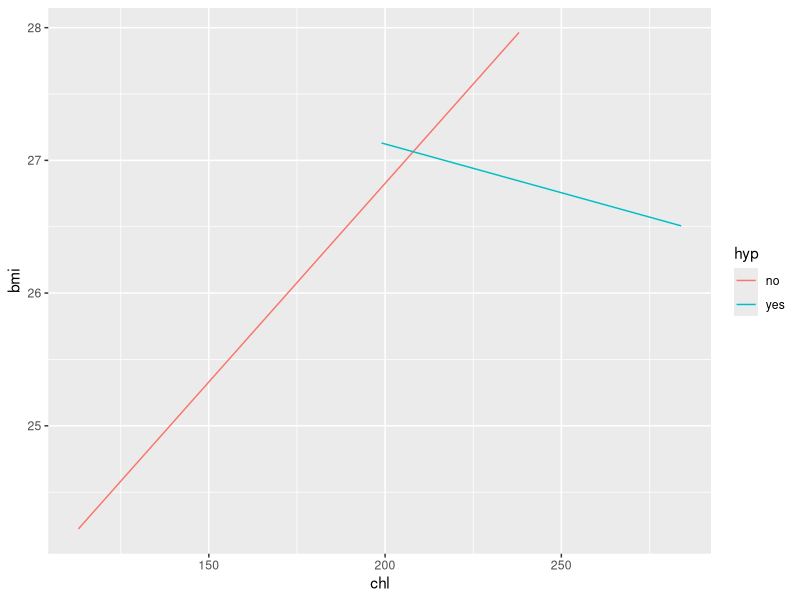
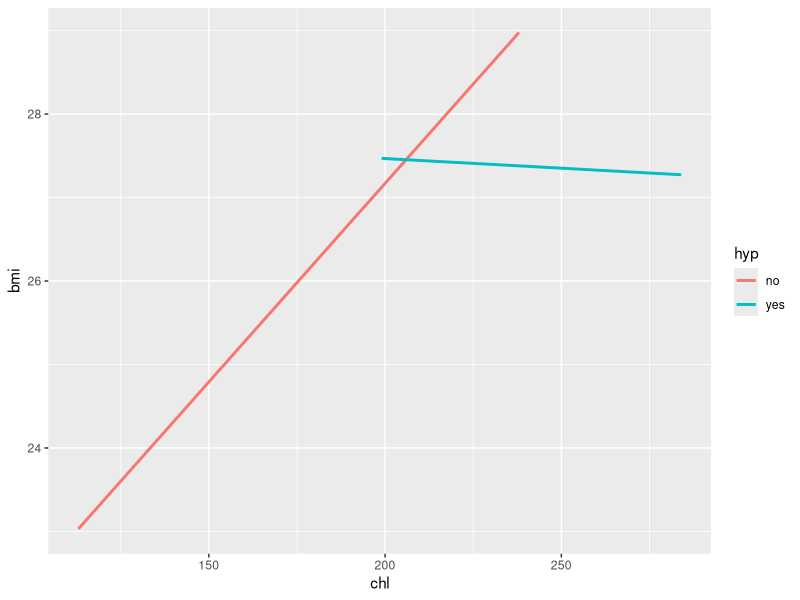

These charts were generated, in order, by the following R code:
# Plot interaction from mice output
# Jeff Oliver
# jcoliver@arizona.edu
# 2021-10-05

# Want to plot predictions for model based on imputed data
library(mice)
library(dplyr)
library(tidyr)
library(ggplot2)

# Make up some imputed analyses for example (using default of 5 imputed data 
# sets)
imp <- mice(data = nhanes2, print = FALSE, seed = 20210817)

# Fit a model with interaction term
fit <- with(imp, lm(bmi ~ chl * hyp))

# Pool the results
pooled_fit <- pool(fit)

# Create the "data" that will be plotted. We ultimately want:
# bmi  hyp     chl
# ...   no     min chl for hypertension = no
# ...   no     max chl for hypertension = no
# ...  yes     min chl for hypertension = yes
# ...  yes     max chl for hypertension = yes
# Where "..." represents the predicted value of bmi for corresponding values of 
# hyp and chl (the predictor variables)

# Want to restrict to observed values of our continuous variable chl (i.e. 
# don't want lines beyond our observed data); we do this separately for two 
# values of hyp. dplyr to the rescue!
plot_data <- nhanes2 %>%
  drop_na() %>%
  select(hyp, chl) %>% # Only need predictor variables
  group_by(hyp) %>%    # Get min/max for two values of categorical variable
  summarize(min_chl = min(chl),
            max_chl = max(chl)) %>%
  pivot_longer(cols = -hyp, # A little data wrangling to get table right
               names_to = "val",
               values_to = "chl") %>%
  select(-val) %>%
  ungroup()

# Now to add the predicted values of our response variable (bmi). The formula 
# for the prediction will be different based on the value of hyp. For hyp = no, 
# it's:
#   bmi = Intercept + B1 * chl
# For hyp = yes, it's:
#   bmi = Intercept + B1 * chl + B2 + B3 * chl, or
#   bmi = Intercept + B2 + (B1 + B3) * chl

# Where B1, B2, and B3 are the pooled coefficient estimates from the model
# We need to pull out those B values from the pooled_fit object
B0 <- pooled_fit$pooled$estimate[1] # aka the intercept
B1 <- pooled_fit$pooled$estimate[2]
B2 <- pooled_fit$pooled$estimate[3]
B3 <- pooled_fit$pooled$estimate[4]

# With those coefficient estimates in hand, do the predicted values for bmi "by
# hand"
plot_data <- plot_data %>%
  mutate(bmi = if_else(hyp == "no",
                       true = B0 + B1 * chl,
                       false = B0 + B2 + (B1 + B3) * chl))

# Whew! Now we can finally plot
predict_plot <- ggplot(data = plot_data,
                       mapping = aes(x = chl, y = bmi, group = hyp, color = hyp)) +
  geom_line()
predict_plot

# For the paranoid, can also make the equivalent plot based on observed data 
# (no imputation), to make sure it's not too far off
obs_plot <- ggplot(data = nhanes2,
                   mapping = aes(x = chl, y = bmi, group = hyp, color = hyp)) +
  geom_smooth(method = "lm", se = FALSE)
obs_plot
